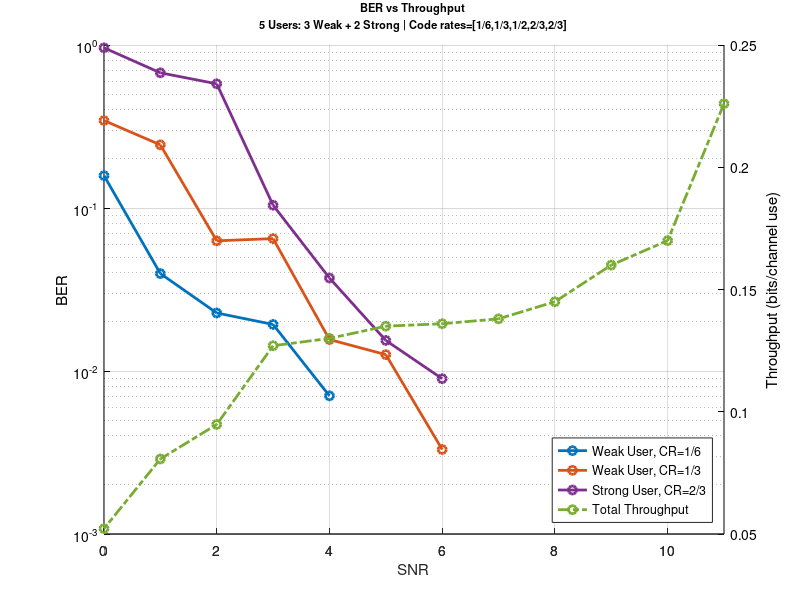

Here is the MATLAB script that generated this plot:
clear all; close all; clc;
% WISE

%P_tx = 11:-1:0
SNR = 11:-1:0

user_4_ber = [0.00E+00
0.00E+00
0.00E+00
0.00E+00
0.00E+00
8.97E-03
1.54E-02
3.72E-02
1.04E-01
5.78E-01
6.75E-01
9.61E-01
];
user_0_ber = [0.00E+00
0.00E+00
0.00E+00
0.00E+00
0.00E+00
0.00E+00
0.00E+00
7.04E-03
1.93E-02
2.27E-02
3.96E-02
1.58E-01
];
user_1_ber = [0.00E+00
0.00E+00
0.00E+00
0.00E+00
0.00E+00
3.30E-03
1.26E-02
1.56E-02
6.49E-02
6.29E-02
2.44E-01
3.44E-01
];

thput = [2.26E-01
1.70E-01
1.60E-01
1.45E-01
1.38E-01
1.36E-01
1.35E-01
1.30E-01
1.27E-01
9.48E-02
8.07E-02
5.22E-02
];

hax = gca;
figure(1)
grid on; hold on;
color = get (gca, "ColorOrder");

[hax, tmp, b0] = plotyy (hax,0,0, SNR, thput,@semilogy,@plot);
delete(tmp);
%[hax, a0, b0] = plotyy (hax,0,0, SNR, thput,@semilogy,@semilogy);
%[~, a0] = semilogy (SNR, user_0_ber);
%[~, a4] = semilogy (SNR, user_4_ber);
%[~, a1] = semilogy (SNR, user_1_ber);
a0 = semilogy (SNR, user_0_ber);
a1 = semilogy (SNR, user_1_ber);
a4 = semilogy (SNR, user_4_ber);

% Color Style by User
set ([a0], "marker", "o", 'LineWidth',2, "color", color(1,:));
set ([a1], "marker", "o", 'LineWidth',2, "color", color(2,:));
set ([a4], "marker", "o", 'LineWidth',2, "color", color(4,:));
set ([b0], "marker", "o", 'LineWidth',2, "color", color(5,:));
%set ([a1, b1], "marker", "o", 'LineWidth',2, "color", color(2,:));

% Line Style by metric
set ([a0, a4, a1], "linestyle", "-");
set ([b0], "linestyle", "-.");
%set ([b0, b4], "linestyle", "-.");

set(hax,{'ycolor'},{'k';'k'})
grid on;
xlabel (hax(1), "xlabel");
ylabel (hax(1), "BER");
ylabel (hax(2), "Throughput (bits/channel use)");

xlabel('SNR');
hleg1 = legend('Weak User, CR=1/6','Weak User, CR=1/3','Strong User, CR=2/3','Total Throughput',"location", "southeast");
%title (hax(2), 'BER vs Throughput | 5 Users | 3 Weak + 2 Strong | Rw = 1/4 | Rs = 1/2');
%title (hax(2), 'BER vs Throughput | 5 Users: 3 Weak + 2 Strong | Code rates=[1/6,1/3,1/2,2/3,2/3]');
title (hax(2), {"BER vs Throughput"; "5 Users: 3 Weak + 2 Strong | Code rates=[1/6,1/3,1/2,2/3,2/3]"}, "fontsize", 8);


%%%%%%%%%%%%%%%%%%%%%%%%%%%%%%%%%%%%%%%%%%%
%%%%%%%%%%%%%%%%%%%%%%%%%%%%%%%%%%%%%%%%%%%

%